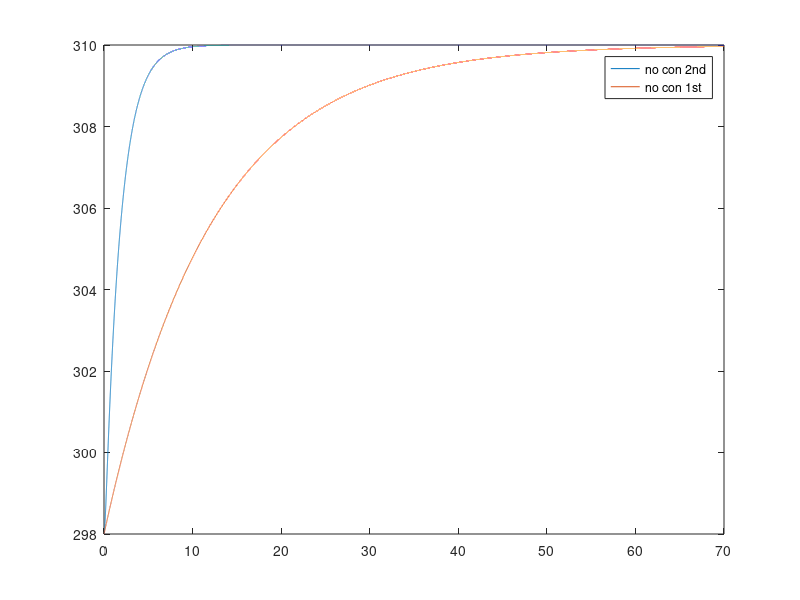

This figure's MATLAB source: (Note: this script raises an error after producing the figure.)
clear all 
close all
Vin=5 ; %[5 9 15 30] ;
R25=220 ;%resistence at 25 deg centigrade, [ohm]
tau=12 ;  %time contant of thermistor , [sec]
beta=3560 ; % beta coeficient of themistor , [K]
dc=8.5e-3 ; % disipation contant , [W/dC]
Rt=(1/dc)/2;
Ct=tau*dc/2;

r1=0.9*(Rt/2);
r2=0.3*(Rt/2);       
c1=0.95*Ct;
c2=0.35*Ct;


a=r1*r2*c1*c2;
b=r2*c2+r1*c1+c1*r2;
c=r1*r2*c2;
d=r1+r2;

m1=-(-b/a+sqrt((b/a)^2-(4/a)))*0.5;
m2=-(-b/a-sqrt((b/a)^2-(4/a)))*0.5;
% m1=r1*c1;
% m2=r2*c2;


%set temp, current and time vectors for loop

dt=0.001; % time step , sec
t=0:dt:70;
Imax=Vin./R25 ; % A , calculated by V/R where V=5v R=R0
lt = length(t);
T0=298; % initial temp K
T=ones(lt,1)*T0;
T_noCon=T;
Tmod1=T;
Rth=ones(lt,1)*R25;%thermistor
RthNo=Rth;
V=zeros(lt,1);
I=zeros(lt,1);
Imod1=I;
Ta=310; % ambient temp

%Ttau=(T0+0.63*(Ta-T0));
a1=((Ta-T0)/a)*((1/(m2-m1))/m1);
a2=((Ta-T0)/a)*((1/(m1-m2))/m2);
T_NoCon1=a1*(1-exp(-m1*t))+a2*(1-exp(-m2*t))+298;
T_NoCon2=Ta+(T0-Ta).*exp(-t/tau);
figure (1)
plot(t,T_NoCon1)
hold on
plot(t,T_NoCon2)
legend('no con 2nd','no con 1st');


%%
ttau=zeros(length(Imax)+1,1);
for j=1:length(Imax);
    flag=1;
    for n=3:lt
        
        T_noCon(n)=TempOfTherm2(a,b,c,d,dt,0,0,RthNo(n-1),RthNo(n-2),T_noCon(n-1),T_noCon(n-2),Ta);
        T(n)=TempOfTherm2(a,b,c,d,dt,I(n-1),I(n-2),Rth(n-1),Rth(n-2),T(n-1),T(n-2),Ta);
        Tmod1(n)=TempOfTherm2(a,b,c,d,dt,Imod1(n-1),Imod1(n-2),Rth(n-1),Rth(n-2),Tmod1(n-1),Tmod1(n-2),Ta);
        Rth(n)=ThermistorResistence(T(n),R25,beta);
        RthNo(n)=ThermistorResistence(T_noCon(n),R25,beta);
        I(n)= current2(a,b,c,d,T(n),T(n-1),T(n-2),I(n-1),Rth(n-1),Rth(n),dt,Imax(j));
        Imod1(n)=ThermCurrent(Tmod1(n),Tmod1(n-1),Rth(n),c1,Imax(j),dt);
        V(n)=I(n)*Rth(n);
%         if flag==1;
%           if T(n)>Ttau
%             flag=0;
%             ttau(j)=t(n);
%           end
%         end 
    end
   
%     legend('with control', 'no control');
%     hold on
%     figure (2)
%     plot(t,I);
end

 figure (2)
    plot(t,T);
    hold on 
    plot (t,T_noCon);
     hold on
    %plot(t,T_NoCon1);
    %hold on
    plot(t,Tmod1);
    title('T(t)');
    xlabel('t[sec]');
    ylabel('T[K]');
    legend('2nd order control', 'No control','1st Order control');
    
    figure (3)
    plot(t,I);
    hold on 
    plot(t,Imod1);
    legend( 'mod2' ,'mod1');
%     xlim ([0 20]);

% ttau(j+1)=15;
% Ttaus=ones(j+1,1)*Ttau;
% plot(ttau,Ttaus,'.');


% r1=0.9*Rt;
% r2=0.3*Rt;  gives a good second order response , bad control
% c1=0.05*Ct;
% c2=0.95*Ct;